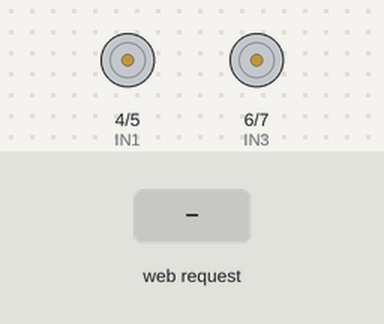
The sketch below on a simulated ESP32-S3. Shown: motor-driver pin pairs drawn as motors (green arrow = first pin HIGH = forward, orange = second pin HIGH = backward, longer = more drive). The inputs (shaded band) are chosen by the test bench. WiFi joins after 1.5 s; servers stay silent unless stated; what the sketch prints to the serial monitor is not drawn.

Above: at 2.7 s.
2.8 s: HTTP request GET /cmd?move=F received
At 3.2 s:
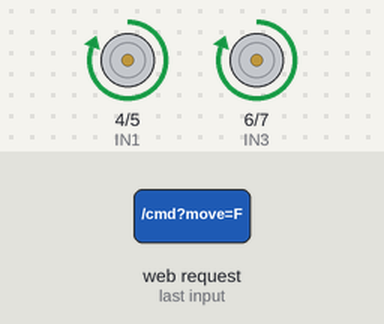
4.8 s: HTTP request GET /cmd?move=B received
At 5.2 s:
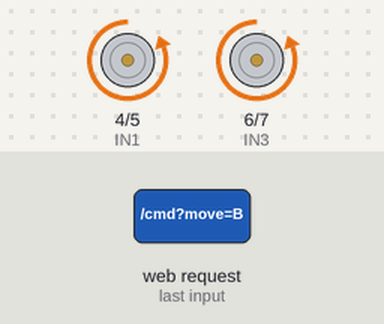
6.8 s: HTTP request GET /cmd?move=RL received
At 7.2 s:
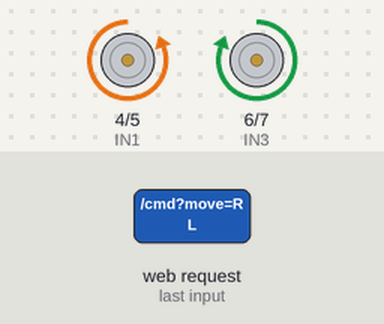
8.8 s: HTTP request GET /cmd?move=RR received
At 9.2 s:
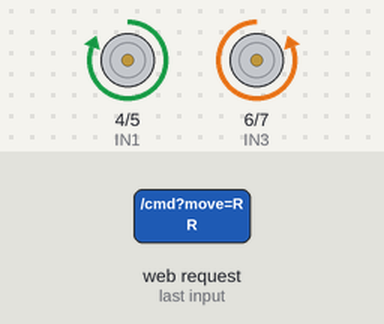
Timing chart, 0 to 11.8 s (numbered marks = the images above; inputs shaded):
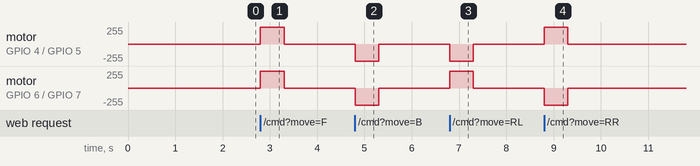

The sketch:

carrito_tanque_1l298n_esp32s3.ino
```cpp
// Carrito Mecanum en modo TANQUE - ESP32-S3 (DevKitC-1) - variante con 1 solo L298N
// Basado en ../2-l298n-mecanum/mecanum_car_esp32s3.ino, adaptado para quien solo tiene 1 L298N
// (4 pines IN1-IN4, 2 canales) en vez de 2 L298N (8 pines IN1-IN8, 4 canales).
//
// Diferencia clave: con solo 2 canales de control, las 4 ruedas mecanum quedan
// agrupadas de a pares por LADO del chasis (los 2 motores izquierdos -FL+BL- en
// paralelo al mismo canal, los 2 derechos -FR+BR- en paralelo al otro canal) en
// vez de controlarse las 4 de forma independiente. Eso significa que se pierde
// el desplazamiento lateral (strafe) y las 4 diagonales: solo quedan adelante,
// atras, y giro en el sitio tipo tanque (un lado adelante + el otro atras).
// Ver README.md de esta carpeta y docs/cableado-1l298n-tanque.html para el detalle
// de cableado (motores en paralelo por canal) y sus implicancias de corriente.

#include <WiFi.h>
#include <WebServer.h>
#include "credentials.h" // define WIFI_SSID y WIFI_PASSWORD (no se sube a git, ver README)

// Se conecta a tu red de casa (modo estación) en vez de crear su propio AP.
const char* ssid = WIFI_SSID;
const char* password = WIFI_PASSWORD;

WebServer server(80);

// Motor pins (ESP32-S3-DevKitC-1: evita 0,3,19,20,26-32,43-46)
// Un solo L298N: 2 canales, cada uno mueve 2 motores en paralelo (mismo lado del chasis).
int IN1 = 4, IN2 = 5;   // Canal A -> lado IZQUIERDO (FL + BL en paralelo)
int IN3 = 6, IN4 = 7;   // Canal B -> lado DERECHO   (FR + BR en paralelo)

unsigned long lastCmdTime = 0;
const unsigned long CMD_TIMEOUT = 500; // ms

void setup() {
  Serial.begin(115200);

  pinMode(IN1, OUTPUT); pinMode(IN2, OUTPUT);
  pinMode(IN3, OUTPUT); pinMode(IN4, OUTPUT);

  // Baja un poco la potencia de TX: reduce el pico de corriente al conectar
  // (mitiga brownouts, pero el arreglo real es de alimentación, ver notas).
  WiFi.mode(WIFI_STA);
  WiFi.setTxPower(WIFI_POWER_8_5dBm);
  WiFi.begin(ssid, password);

  Serial.print("Conectando a ");
  Serial.println(ssid);
  unsigned long start = millis();
  while (WiFi.status() != WL_CONNECTED && millis() - start < 20000) {
    delay(300);
    Serial.print(".");
  }

  if (WiFi.status() == WL_CONNECTED) {
    Serial.println();
    Serial.print("Conectado. IP: ");
    Serial.println(WiFi.localIP());
  } else {
    Serial.println();
    Serial.println("No se pudo conectar al WiFi. Revisa SSID/password.");
  }

  server.on("/", handleRoot);
  server.on("/cmd", handleCommand);
  server.begin();

  lastCmdTime = millis();
}

void loop() {
  server.handleClient();

  // Watchdog de seguridad: si no llega comando reciente, detener motores
  if (millis() - lastCmdTime > CMD_TIMEOUT) {
    stopCar();
  }
}

// ===== HTML PAGE =====
void handleRoot() {
  String html = R"rawliteral(
  <html>
  <head>
  <meta name="viewport" content="width=device-width, initial-scale=1, maximum-scale=1, user-scalable=no">
  <title>Carrito Tanque (1 L298N)</title>
  <style>
    body{font-family:sans-serif; text-align:center; margin-top:20px;}
    button{width:80px; height:80px; font-size:28px; margin:4px;}
    button.rotate{width:100px; font-size:20px;}
    #stop{width:170px; height:50px; font-size:18px; margin-top:15px; color:red;}
    p.note{color:#888; font-size:13px; max-width:280px; margin:20px auto 0;}
  </style>
  <script>
    function sendCmd(cmd){ fetch(`/cmd?move=${cmd}`); }
    function hold(btn,cmd){
      btn.addEventListener('mousedown',()=>sendCmd(cmd));
      btn.addEventListener('mouseup',()=>sendCmd('S'));
      btn.addEventListener('touchstart',(e)=>{e.preventDefault(); sendCmd(cmd);});
      btn.addEventListener('touchend',()=>sendCmd('S'));
      btn.addEventListener('touchcancel',()=>sendCmd('S'));
    }
    window.onload=()=>{
      ['F','B','RL','RR'].forEach(id=>{
        hold(document.getElementById(id),id);
      });
    }
  </script>
  </head>
  <body>
    <h2>Carrito Tanque (1 L298N)</h2>
    <div>
      <button id='F'>&#8593;</button>
    </div>
    <div>
      <button class="rotate" id='RL'>&#8634; R-L</button>
      <button class="rotate" id='RR'>&#8635; R-R</button>
    </div>
    <div>
      <button id='B'>&#8595;</button>
    </div>
    <br>
    <button id="stop" onclick="sendCmd('S')">STOP</button>
    <p class="note">Sin strafe ni diagonales: con 1 solo L298N (2 canales) las
    ruedas van agrupadas por lado, no se pueden controlar las 4 por separado.</p>
  </body></html>
  )rawliteral";
  server.send(200, "text/html", html);
}

// ===== Handle Commands =====
void handleCommand() {
  lastCmdTime = millis();

  String move = server.arg("move");
  if (move == "F") forward();
  else if (move == "B") backward();
  else if (move == "RL") rotateLeft();
  else if (move == "RR") rotateRight();
  else stopCar();

  server.send(200, "text/plain", "OK");
}

// ===== Motor Control Logic =====
// Solo 2 canales disponibles: no hay forma de mover el motor delantero distinto
// del trasero en un mismo lado, asi que strafe y diagonales no existen en esta
// variante (ver README.md de esta carpeta).
void stopCar(){
  digitalWrite(IN1,LOW); digitalWrite(IN2,LOW);
  digitalWrite(IN3,LOW); digitalWrite(IN4,LOW);
}

void forward(){
  digitalWrite(IN1,HIGH); digitalWrite(IN2,LOW);  // lado izquierdo adelante
  digitalWrite(IN3,HIGH); digitalWrite(IN4,LOW);  // lado derecho adelante
}

void backward(){
  digitalWrite(IN1,LOW); digitalWrite(IN2,HIGH);  // lado izquierdo atras
  digitalWrite(IN3,LOW); digitalWrite(IN4,HIGH);  // lado derecho atras
}

void rotateRight(){ // pivote sobre el sitio, sentido horario
  digitalWrite(IN1,HIGH); digitalWrite(IN2,LOW);  // lado izquierdo adelante
  digitalWrite(IN3,LOW);  digitalWrite(IN4,HIGH); // lado derecho atras
}

void rotateLeft(){ // pivote sobre el sitio, sentido antihorario
  digitalWrite(IN1,LOW);  digitalWrite(IN2,HIGH); // lado izquierdo atras
  digitalWrite(IN3,HIGH); digitalWrite(IN4,LOW);  // lado derecho adelante
}
```

credentials.example.h
```cpp
// Plantilla: copia este archivo como "credentials.h" y pon tus datos reales.
// credentials.h está en .gitignore, así que tu contraseña nunca se sube a git.

const char* WIFI_SSID = "TU_RED_WIFI";
const char* WIFI_PASSWORD = "TU_CONTRASEÑA";
```

Measured:
- after the input at 2.8 s, motor on GPIO 4 (IN1) / GPIO 5 (IN2), motor on GPIO 6 (IN3) / GPIO 7 (IN4): stopped → forward 255/255 at once, → stopped 0.50 s later
- after the input at 4.8 s, motor on GPIO 4 (IN1) / GPIO 5 (IN2), motor on GPIO 6 (IN3) / GPIO 7 (IN4): stopped → backward 255/255 at once, → stopped 0.50 s later
- after the input at 6.8 s, motor on GPIO 4 (IN1) / GPIO 5 (IN2): stopped → backward 255/255 at once, → stopped 0.50 s later; motor on GPIO 6 (IN3) / GPIO 7 (IN4): stopped → forward 255/255 at once, → stopped 0.50 s later
- after the input at 8.8 s, motor on GPIO 4 (IN1) / GPIO 5 (IN2): stopped → forward 255/255 at once, → stopped 0.50 s later; motor on GPIO 6 (IN3) / GPIO 7 (IN4): stopped → backward 255/255 at once, → stopped 0.50 s later
